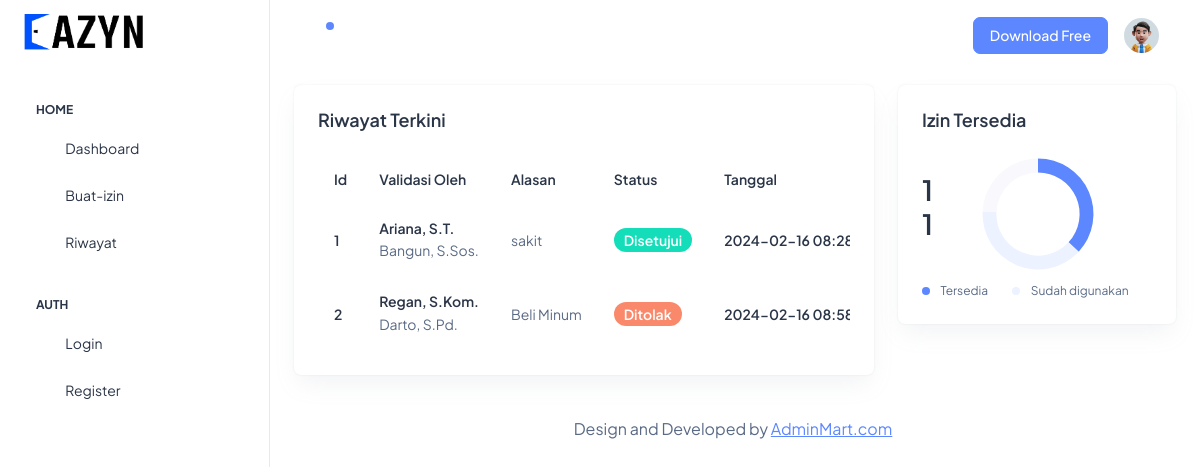
The page / on the database its author committed.
### tables this page shows
CREATE TABLE `izin` (
  `id` int(11) NOT NULL,
  `siswa_id` int(11) NOT NULL,
  `guru_id` int(11) DEFAULT NULL,
  `bk_id` int(11) DEFAULT NULL,
  `alasan` varchar(200) NOT NULL,
  `kode` varchar(5) NOT NULL,
  `waktu` varchar(8) NOT NULL,
  `tanggal` datetime NOT NULL DEFAULT current_timestamp(),
  `is_approve` int(11) NOT NULL DEFAULT 0,
  `ffile_pendukung` varchar(100) DEFAULT NULL
);

CREATE TABLE `guru` (
  `id` int(11) NOT NULL,
  `nama` varchar(50) NOT NULL,
  `mapel` varchar(50) NOT NULL,
  `username` varchar(10) NOT NULL,
  `password` varchar(20) NOT NULL,
  `NIP` varchar(20) NOT NULL,
  `foto` varchar(100) NOT NULL
);

CREATE TABLE `bk` (
  `id` int(11) NOT NULL,
  `nama` varchar(50) NOT NULL,
  `username` varchar(10) NOT NULL,
  `password` varchar(20) NOT NULL
);

### index.php (the view, shortened to what this page needs)
<?php
require_once("config/connect.php");
$query = "select izin.*, guru.nama as nama_guru, bk.nama as nama_bk
          from izin
          inner join guru on guru.id = izin.guru_id
          inner join bk on bk.id = izin.bk_id
          where izin.siswa_id = 2";
$run_sql = mysqli_query($is_connect,$query);
?>
<!doctype html>
<html lang="en">
<head>
  <link rel="stylesheet" href="assets/css/styles.min.css" />
</head>
<body>
  <div class="page-wrapper" id="main-wrapper" data-layout="vertical" data-navbarbg="skin6" data-sidebartype="full"
    data-sidebar-position="fixed" data-header-position="fixed">
    <aside class="left-sidebar">
      <div>
        <div class="brand-logo d-flex align-items-center justify-content-between">
          <a href="./index.php" class="text-nowrap logo-img">
            <img src="assets/images/logos/Logo1-eazyn.png" width="120" alt="" />
          </a>
        </div>
        <nav class="sidebar-nav scroll-sidebar" data-simplebar="">
          <ul id="sidebarnav">
            <li class="nav-small-cap">
              <span class="hide-menu">Home</span>
            </li>
            <li class="sidebar-item">
              <a class="sidebar-link" href="./index.php" aria-expanded="false">
                <span>
                  <i class="ti ti-layout-dashboard"></i>
                </span>
                <span class="hide-menu">Dashboard</span>
              </a>
            </li>
            <li class="sidebar-item">
              <a class="sidebar-link" href= "buat-izin.php" aria-expanded="false">
                <span>
                  <i class="ti ti-article"></i>
                </span>
                <span class="hide-menu">Buat-izin</span>
              </a>
            </li>
            <li class="sidebar-item">
              <a class="sidebar-link" href="./ui-alerts.html" aria-expanded="false">
                <span>
                  <i class="ti ti-alert-circle"></i>
                </span>
                <span class="hide-menu">Riwayat</span>
              </a>
            </li>
            <li class="nav-small-cap">
              <span class="hide-menu">AUTH</span>
            </li>
            <li class="sidebar-item">
              <a class="sidebar-link" href="./login.php" aria-expanded="false">
                <span>
                  <i class="ti ti-login"></i>
                </span>
                <span class="hide-menu">Login</span>
              </a>
            </li>
            <li class="sidebar-item">
              <a class="sidebar-link" href="./register.php" aria-expanded="false">
                <span>
                  <i class="ti ti-user-plus"></i>
                </span>
                <span class="hide-menu">Register</span>
              </a>
            </li>
          </ul>
        </nav>
      </div>
    </aside>
    <div class="body-wrapper">
      <header class="app-header">
        <nav class="navbar navbar-expand-lg navbar-light">
          <ul class="navbar-nav">
            <li class="nav-item">
              <a class="nav-link nav-icon-hover" href="javascript:void(0)">
                <i class="ti ti-bell-ringing"></i>
                <div class="notification bg-primary rounded-circle"></div>
              </a>
            </li>
          </ul>
          <div class="navbar-collapse justify-content-end px-0" id="navbarNav">
            <ul class="navbar-nav flex-row ms-auto align-items-center justify-content-end">
              <a href="https://adminmart.com/product/modernize-free-bootstrap-admin-dashboard/" target="_blank" class="btn btn-primary">Download Free</a>
              <li class="nav-item dropdown">
                <a class="nav-link nav-icon-hover" href="javascript:void(0)" id="drop2" data-bs-toggle="dropdown"
                  aria-expanded="false">
                  <img src="assets/images/profile/user-1.jpg" alt="" width="35" height="35" class="rounded-circle">
                </a>
              </li>
            </ul>
          </div>
        </nav>
      </header>
      <div class="container-fluid">
        <div class="row">
          <div class="col-lg-8 d-flex align-items-strech">
            <div class="card w-100">
              <div class="card-body p-4">
                <h5 class="card-title fw-semibold mb-4">Riwayat Terkini</h5>
                <div class="table-responsive">
                  <table class="table text-nowrap mb-0 align-middle">
                    <thead class="text-dark fs-4">
                      <tr>
                        <th class="border-bottom-0">
                          <h6 class="fw-semibold mb-0">Id</h6>
                        </th>
                        <th class="border-bottom-0">
                          <h6 class="fw-semibold mb-0">Validasi Oleh</h6>
                        </th>
                        <th class="border-bottom-0">
                          <h6 class="fw-semibold mb-0">Alasan</h6>
                        </th>
                        <th class="border-bottom-0">
                          <h6 class="fw-semibold mb-0">Status</h6>
                        </th>
                        <th class="border-bottom-0">
                          <h6 class="fw-semibold mb-0">Tanggal</h6>
                        </th>
                      </tr>
                    </thead>
                    <tbody>
                      <?php
                        $fetch_data = mysqli_fetch_all($run_sql, MYSQLI_BOTH);
                        foreach($fetch_data as $data){
                        ?>
                      <tr>
                        <td class="border-bottom-0"><h6 class="fw-semibold mb-0"><?php echo $data[0] ?></h6></td>
                        <td class="border-bottom-0">
                            <h6 class="fw-semibold mb-1"><?php echo $data["nama_guru"] ?></h6>
                            <?php echo $data["nama_bk"]; ?>
                        </td>
                        <td class="border-bottom-0">
                          <p class="mb-0 fw-normal"><?php echo $data["alasan"]; ?> </p>
                        </td>
                        <td class="border-bottom-0">
                          <div class="d-flex align-items-center gap-2">
                            <?php
                              if($data["is_approve"] == 0){
                                ?>
                                <span class = "badge bg-info rounded-3 fw-semibold">Ajukan</span>
                                <?php
                              } elseif($data["is_approve"] == 1) {
                                ?>
                                <span class = "badge bg-warning rounded-3 fw-semibold">Validasi Guru</span>
                                <?php
                              } elseif($data["is_approve"] == 2) {
                                ?>
                                <span class = "badge bg-success rounded-3 fw-semibold">Disetujui</span>
                                <?php
                              } elseif($data["is_approve"] == 3) {
                                ?>
                                <span class = "badge bg-danger rounded-3 fw-semibold">Ditolak</span>
                                <?php
                              }
                            ?>
                          </div>
                        </td>
                        <td class="border-bottom-0">
                          <h6 class="fw-semibold mb-0"><?php echo $data["tanggal"]; ?> </h6>
                        </td>
                      </tr>
                        <?php
                        }
                      ?>
                    </tbody>
                  </table>
                </div>
              </div>
            </div>
          </div>
          <div class="col-lg-4">
            <div class="row">
              <div class="col-lg-12">
                <div class="card overflow-hidden">
                  <div class="card-body p-4">
                    <h5 class="card-title mb-9 fw-semibold">Izin Tersedia</h5>
                    <div class="row align-items-center">
                      <div class="col-2">
                        <?php
                          $query1 = "select value from setting where nama_setting = 'pembatasan'";
                          $query2 = "select count(id) as jumlah_izin from izin where siswa_id = 2 and is_approve=2";
                          $run_sql1 = mysqli_query($is_connect,$query1);
                          $run_sql2 = mysqli_query($is_connect,$query2);
                          $fetch_data1 = mysqli_fetch_all($run_sql1, MYSQLI_ASSOC);
                          $fetch_data2 = mysqli_fetch_all($run_sql2, MYSQLI_ASSOC);
                        ?>
                        <h2 class="fw-semibold mb-3">
                          <?php echo $fetch_data1[0]['value'] - $fetch_data2[0]['jumlah_izin'] ?>
                        </h2>
                      </div>
                      <div class="col-8">
                        <div class="d-flex justify-content-center">
                          <div id="breakup"></div>
                        </div>
                      </div>
                      <div class="col-12">
                        <div class="d-flex align-items-center">
                          <div class="me-4">
                            <span class="round-8 bg-primary rounded-circle me-2 d-inline-block"></span>
                            <span class="fs-2">Tersedia</span>
                          </div>
                          <div>
                            <span class="round-8 bg-light-primary rounded-circle me-2 d-inline-block"></span>
                            <span class="fs-2">Sudah digunakan</span>
                          </div>
                        </div>
                      </div>
                    </div>
                  </div>
                </div>
              </div>
            </div>
          </div>
        </div>
        <div class="py-6 px-6 text-center">
          <p class="mb-0 fs-4">Design and Developed by <a href="https://adminmart.com/" target="_blank" class="pe-1 text-primary text-decoration-underline">AdminMart.com</a></p>
        </div>
      </div>
    </div>
  </div>
</body>
</html>

### rows shown on the page
izin: id "1", guru.nama "Ariana, S.T.", bk.nama "Bangun, S.Sos.", alasan "sakit", is_approve "Disetujui", tanggal "2024-02-16…"
izin: id "2", guru.nama "Regan, S.Kom.", bk.nama "Darto, S.Pd.", alasan "Beli Minum", is_approve "Ditolak", tanggal "2024-02-16…"

### other values the page prints
$fetch_data1[0]['value'] - $fetch_data2[0]['jumlah_izin'] "11"
